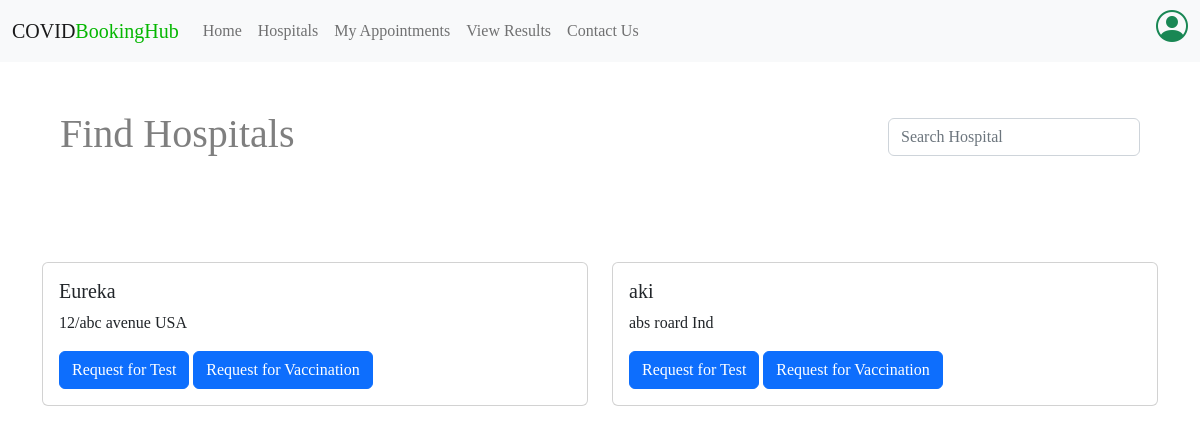
/user/hospital.php (signed in), run on the app's committed database.
### tables this page shows
CREATE TABLE `hospital` (
  `id` bigint(20) NOT NULL,
  `name` varchar(200) DEFAULT NULL,
  `address` varchar(200) DEFAULT NULL,
  `country` varchar(30) DEFAULT NULL,
  `email` varchar(100) DEFAULT NULL,
  `password` varchar(100) DEFAULT NULL,
  `isapprove` varchar(50) DEFAULT NULL,
  `isactive` int(11) DEFAULT NULL,
  `create_at` datetime DEFAULT current_timestamp()
);

### user/hospital.php (the view, shortened to what this page needs)
<!doctype html>
<html lang="en">
<head>
  <link rel="stylesheet" href="https://cdn.jsdelivr.net/npm/bootstrap-icons@1.11.0/font/bootstrap-icons.css">
  <link href="https://cdn.jsdelivr.net/npm/bootstrap@5.2.1/dist/css/bootstrap.min.css" rel="stylesheet">
</head>
<body>
     <?php
    include('navbar.php');
    ?>
  <main>
    <div>
      <div class="my-5 mx-5 row row-cols-1 row-cols-md-4 justify-content-between">
        <div>
          <h1 class="text-black-50">Find Hospitals</h1>
        </div>
        <div>
          <input id="myInput" type="search" class="form-control mt-2" placeholder="Search Hospital">
        </div>
      </div>
      <div class="container">
        <div class="row">
          <?php
          $hospitalQuery = "SELECT * FROM hospital WHERE isapprove = 'Accepted' ORDER BY isapprove DESC";
          $res = mysqli_query($conn, $hospitalQuery);
          if (mysqli_num_rows($res) != 0) {
            while ($data = mysqli_fetch_assoc($res)) {
              echo '
                  <div class="col-sm-6 mt-5 hospital-card">
                      <div class="card">
                          <div class="card-body">
                              <h5 class="card-title">'  . $data['name'] . "</h5>
                              <p class='card-text'>" . $data['address']. " " . $data['country'] . "</p>
                              <a href='requestForm.php ?id=$data[id]' class='btn btn-primary'>Request for Test</a>
                              <a href='requestVaccineForm.php ?id=$data[id]' class='btn btn-primary'>Request for Vaccination</a>
                          </div>
                      </div>
                  </div>
              ";
            };
          }else{
            echo "<h1>No Data</h1>";
          }
          ?>
        </div>
      </div>
    </div>
  </main>
</body>
</html>

### user/hospital.php (style rules this page uses)
* { padding: 0; margin: 0; font-family: 'Playfair Display', serif; }

### data on the page
hospital: name "Eureka", address "12/abc avenue", country "USA"
hospital: name "aki", address "abs roard", country "Ind"
